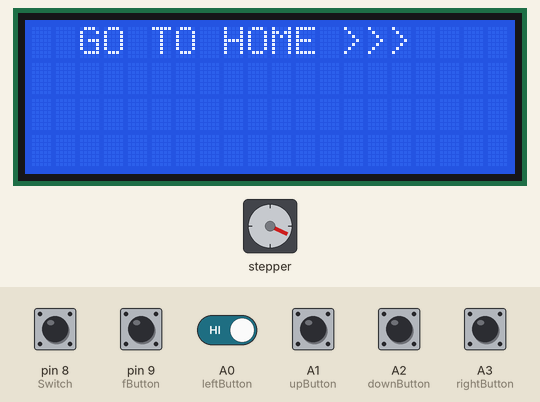
Recording of a sketch running on a simulated Arduino Uno, built with avr-gcc and run on an emulated ATmega328P. On the bench: 20×4 character LCD, stepper motor. The test bench sets the inputs (shaded band); at power-on: A0 (leftButton), A1 (upButton), A2 (downButton), A3 (rightButton), pin 8 (Switch), pin 9 (fButton) HIGH. Stepper angles assume 200 steps per turn.

Above: at 0.8 s.
0.9 s: pin 8 (Switch) pulled LOW for 0.15 s
At 2.6 s:
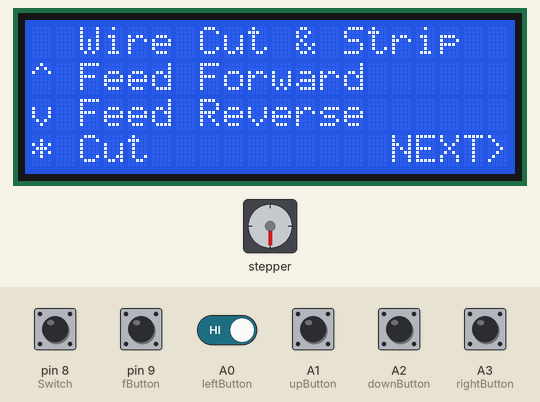
2.9 s: A3 (rightButton) pulled LOW for 1 s
At 4.2 s:
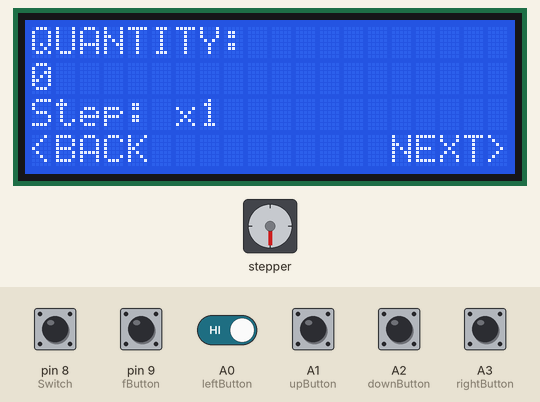
5.4 s: A3 (rightButton) pulled LOW for 0.15 s
At 6.6 s:
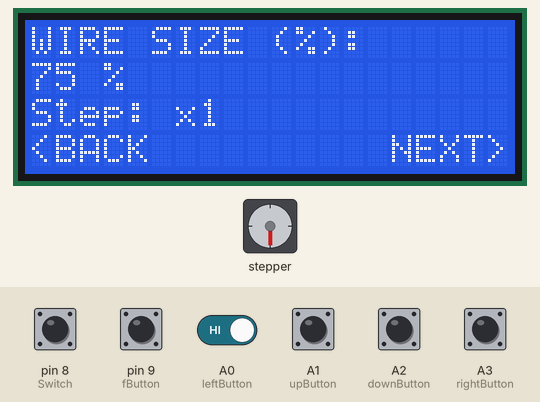
7.1 s: A3 (rightButton) pulled LOW for 0.15 s
At 8.4 s:
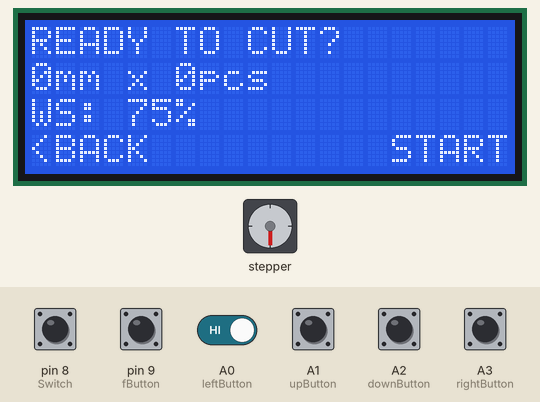
8.8 s: A3 (rightButton) pulled LOW for 0.15 s
At 9.5 s:
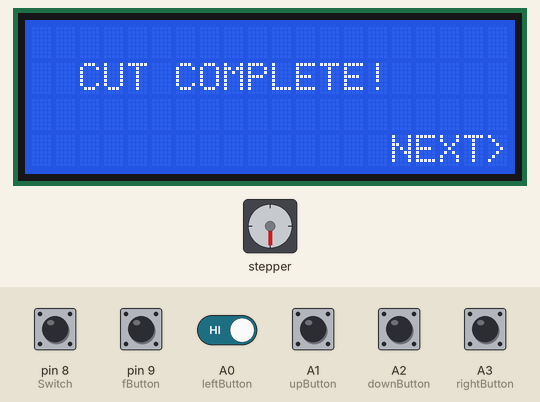
10.5 s: A0 (leftButton) driven LOW and A3 (rightButton) driven LOW
At 10.87 s:
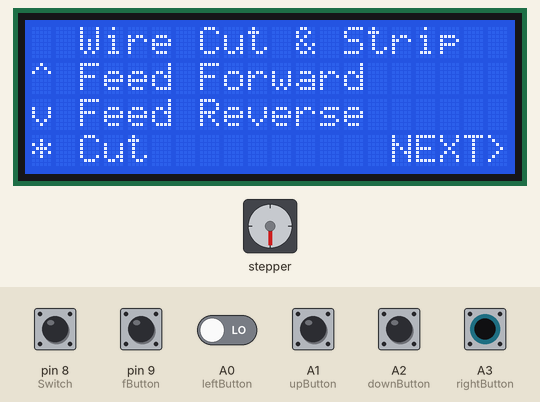
Timing chart, 0 to 13.5 s (numbered marks = the images above; inputs shaded):
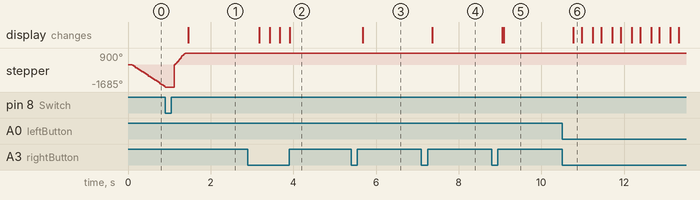

The sketch:

May_cat_day_dien_to_2step_accel.ino
```cpp
// Thiết kế bởi RC Man
// Vi bước x 8
#include <LiquidCrystal_I2C.h>
#include <AccelStepper.h>
#include <Wire.h>

LiquidCrystal_I2C lcd(0x27, 20, 4);

// ==========================================
bool COMMON_ANODE = true;  // Đặt TRUE nếu nối chung 5V. Đặt FALSE nếu nối chung GND.
// ==========================================

#define stepPin 2
#define dirPin 3
#define stepPin_2 5
#define dirPin_2 4
#define Switch 8
#define upButton A1
#define downButton A2
#define leftButton A0
#define rightButton A3
#define fButton 9

AccelStepper feeder(AccelStepper::DRIVER, stepPin, dirPin);
AccelStepper cutter(AccelStepper::DRIVER, stepPin_2, dirPin_2);

unsigned long wireLength = 0;
unsigned int stripLength1 = 0, stripLength2 = 0, wireQuantity = 0;
int state = 0, incrementSpeed = 1, wiresizePercent = 75, Cut = 1200;
float mmPerStep = 0.01415;
long prevVals[5] = { -1, -1, -1, -1, -1 };

// VỊ TRÍ CHỜ CỐ ĐỊNH - ĐIỂM GỐC CỦA DAO
const int SAFE_HOME = 500;

void setup() {
  lcd.init();
  lcd.backlight();
  pinMode(upButton, INPUT_PULLUP);
  pinMode(downButton, INPUT_PULLUP);
  pinMode(leftButton, INPUT_PULLUP);
  pinMode(rightButton, INPUT_PULLUP);
  pinMode(fButton, INPUT_PULLUP);
  pinMode(Switch, INPUT_PULLUP);

  if (COMMON_ANODE) {
    feeder.setPinsInverted(false, true, false);
    cutter.setPinsInverted(false, true, false);
  } else {
    feeder.setPinsInverted(false, false, false);
    cutter.setPinsInverted(false, false, false);
  }

  // Độ rộng xung
  feeder.setMinPulseWidth(15);
  cutter.setMinPulseWidth(15);

  feeder.setMaxSpeed(10000);
  feeder.setAcceleration(30000);
  cutter.setMaxSpeed(12000);
  cutter.setAcceleration(40000);

  lcd.setCursor(0, 0);
  lcd.print("  GO TO HOME >>>");

  while (digitalRead(Switch) == HIGH) {
    cutter.setSpeed(-1500);
    cutter.runSpeed();
  }

  cutter.setCurrentPosition(0);
  delay(200);
  cutter.runToNewPosition(SAFE_HOME);
}

// --- HÀM CẮT DÙNG TỌA ĐỘ TUYỆT ĐỐI + KHÓA CỨNG ---
void move_to_cut_pos(int steps) {
  // Đi tới điểm cắt dựa trên SAFE_HOME
  cutter.runToNewPosition(SAFE_HOME + steps);
}

void move_back_to_safe() {
  // Ép buộc quay về đúng điểm 350
  cutter.runToNewPosition(SAFE_HOME);

  // CHIÊU CUỐI: Reset lại tọa độ thư viện về đúng 350 để xóa sạch nhiễu tích lũy
  cutter.setCurrentPosition(SAFE_HOME);
  delay(50);
}

void cutting() {
  move_to_cut_pos(Cut);
  delay(80);
  move_back_to_safe();
  delay(80);
}

void currentlyCutting() {
  lcd.clear();
  int actualWiresizeSteps = map(wiresizePercent, 0, 100, 0, Cut - 150);

  for (int i = 0; i < wireQuantity; i++) {
    lcd.setCursor(0, 0);
    lcd.print("Cutting: " + (String)(i + 1) + "/" + (String)wireQuantity);

    // Xử lý đẩy dây dùng float chống tràn số
    long stripSteps1 = (long)((float)stripLength1 / mmPerStep);
    long stripSteps2 = (long)((float)stripLength2 / mmPerStep);
    long totalSteps = (long)((float)wireLength / mmPerStep);
    long middleSteps = totalSteps - (stripSteps1 + stripSteps2);

    if (stripLength1 == 0 && stripLength2 == 0) {
      feeder.runToNewPosition(feeder.currentPosition() + totalSteps);
      cutting();
    } else {
      feeder.runToNewPosition(feeder.currentPosition() + stripSteps1);
      move_to_cut_pos(actualWiresizeSteps);
      move_back_to_safe();

      feeder.runToNewPosition(feeder.currentPosition() + middleSteps);
      move_to_cut_pos(actualWiresizeSteps);
      move_back_to_safe();

      feeder.runToNewPosition(feeder.currentPosition() + stripSteps2);
      cutting();
    }
    if (digitalRead(leftButton) == LOW) {
      state = 0;
      break;
    }
  }
  state = 8;
  lcd.clear();
}

// --- MENU & CÁC HÀM KHÁC (GIỮ NGUYÊN ĐỂ BẠN DỄ DÙNG) ---
long changeValue(long val, int idx) {
  long limit = (idx == 4) ? 100 : 100000;
  if (!digitalRead(upButton)) {
    delay(100);
    val += incrementSpeed;
    if (val > limit) val = limit;
  }
  if (!digitalRead(downButton)) {
    delay(100);
    val = (val - (long)incrementSpeed < 0) ? 0 : val - incrementSpeed;
  }
  if (!digitalRead(fButton)) {
    delay(200);
    incrementSpeed = (incrementSpeed == 1) ? 10 : 1;
    lcd.clear();
  }
  if (prevVals[idx] != val) {
    lcd.clear();
    prevVals[idx] = val;
  }
  String titles[] = { "TOTAL LENGTH", "STRIP 1", "STRIP 2", "QUANTITY", "WIRE SIZE (%)" };
  lcd.setCursor(0, 0);
  lcd.print(titles[idx] + ":");
  lcd.setCursor(0, 1);
  if (idx == 4) {
    lcd.print((String)val + " %");
    if (val >= 100) {
      lcd.setCursor(12, 1);
      lcd.print("-> MAX");
    }
  } else {
    lcd.print((String)val + (idx < 3 ? " mm" : ""));
  }
  displayNav();
  return val;
}

void loop() {
  if (!digitalRead(rightButton)) {
    state = (state == 8) ? 0 : state + 1;
    delay(200);
    lcd.clear();
  }
  if (!digitalRead(leftButton) && state > 0 && state < 7) {
    state -= 1;
    delay(200);
    lcd.clear();
  }
  if (state == 0) {
    if (!digitalRead(upButton)) {
      feeder.move(400);
      feeder.runToPosition();
    }
    if (!digitalRead(downButton)) {
      feeder.move(-400);
      feeder.runToPosition();
    }
    if (!digitalRead(fButton)) cutting();
  }
  switch (state) {
    case 0: homeScreen(); break;
    case 1: wireLength = changeValue(wireLength, 0); break;
    case 2: stripLength1 = changeValue(stripLength1, 1); break;
    case 3: stripLength2 = changeValue(stripLength2, 2); break;
    case 4: wireQuantity = changeValue(wireQuantity, 3); break;
    case 5: wiresizePercent = (int)changeValue(wiresizePercent, 4); break;
    case 6: confirmScreen(); break;
    case 7: currentlyCutting(); break;
    case 8: finishedScreen(); break;
  }
}
void homeScreen() {
  lcd.setCursor(0, 0);
  lcd.print("  Wire Cut & Strip");
  lcd.setCursor(0, 1);
  lcd.print("^ Feed Forward");
  lcd.setCursor(0, 2);
  lcd.print("v Feed Reverse");
  lcd.setCursor(0, 3);
  lcd.print("* Cut          NEXT>");
}
void displayNav() {
  lcd.setCursor(0, 2);
  lcd.print("Step: x" + (String)incrementSpeed);
  lcd.setCursor(0, 3);
  lcd.print("<BACK          NEXT>");
}
void confirmScreen() {
  lcd.setCursor(0, 0);
  lcd.print("READY TO CUT?");
  lcd.setCursor(0, 1);
  lcd.print((String)wireLength + "mm x " + (String)wireQuantity + "pcs");
  lcd.setCursor(0, 2);
  lcd.print("WS: " + (String)wiresizePercent + "%");
  lcd.setCursor(0, 3);
  lcd.print("<BACK          START");
}
void finishedScreen() {
  lcd.setCursor(0, 1);
  lcd.print("  CUT COMPLETE!  ");
  lcd.setCursor(0, 3);
  lcd.print("               NEXT>");
}
```

Measured:
- after the input at 0.9 s, the display: changes after 0.56 s (image 1)
- after the input at 2.9 s, the display: first changes after 0.28 s (image 2 shows a later state)
- after the input at 5.4 s, the display: changes after 0.28 s (image 3)
- after the input at 7.1 s, the display: changes after 0.26 s (image 4)
- after the input at 8.8 s, the display: first changes after 0.25 s (image 5 shows a later state)
- after the input at 10.5 s, the display: changes after 0.27 s (image 6)
